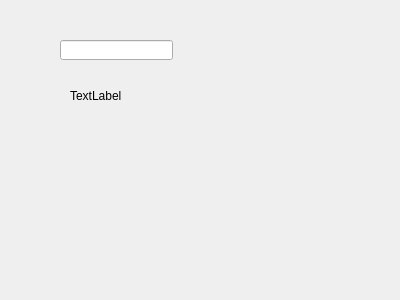
<?xml version="1.0" encoding="UTF-8"?>
<ui version="4.0">
 <class>Widget</class>
 <widget class="QWidget" name="Widget">
  <property name="geometry">
   <rect>
    <x>0</x>
    <y>0</y>
    <width>400</width>
    <height>300</height>
   </rect>
  </property>
  <property name="windowTitle">
   <string>Widget</string>
  </property>
  <widget class="QLineEdit" name="lineEdit">
   <property name="geometry">
    <rect>
     <x>60</x>
     <y>40</y>
     <width>113</width>
     <height>20</height>
    </rect>
   </property>
  </widget>
  <widget class="QLabel" name="label">
   <property name="geometry">
    <rect>
     <x>70</x>
     <y>90</y>
     <width>54</width>
     <height>12</height>
    </rect>
   </property>
   <property name="text">
    <string>TextLabel</string>
   </property>
  </widget>
 </widget>
 <layoutdefault spacing="6" margin="11"/>
 <resources/>
 <connections/>
</ui>
